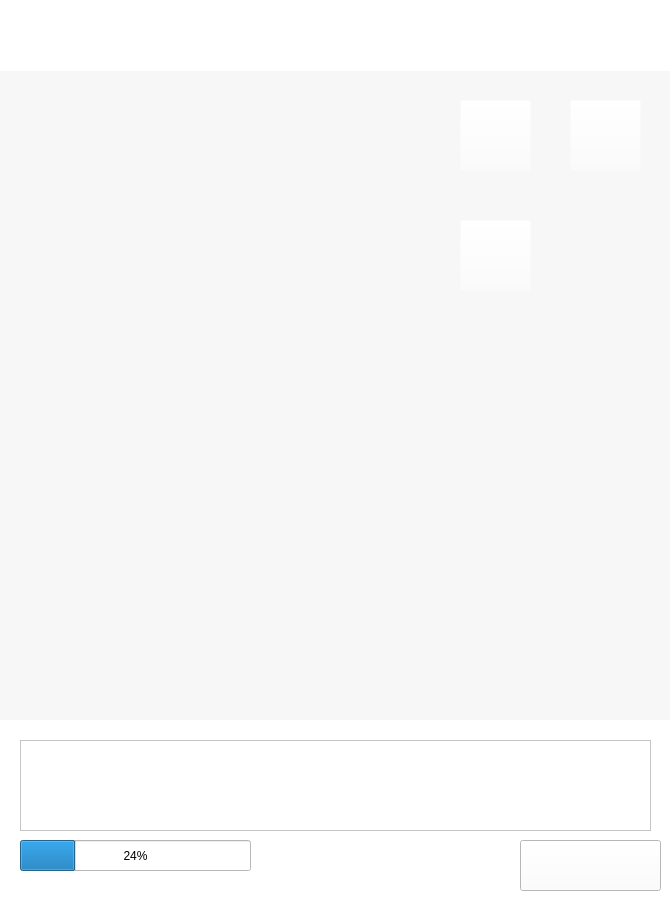
<?xml version="1.0" encoding="UTF-8"?>
<ui version="4.0">
 <class>MainWindow</class>
 <widget class="QMainWindow" name="MainWindow">
  <property name="geometry">
   <rect>
    <x>0</x>
    <y>0</y>
    <width>670</width>
    <height>920</height>
   </rect>
  </property>
  <property name="windowTitle">
   <string>MainWindow</string>
  </property>
  <property name="styleSheet">
   <string notr="true">background-color: rgb(255, 255, 255);</string>
  </property>
  <widget class="QWidget" name="centralWidget">
   <widget class="QTextEdit" name="texte">
    <property name="enabled">
     <bool>true</bool>
    </property>
    <property name="geometry">
     <rect>
      <x>0</x>
      <y>0</y>
      <width>0</width>
      <height>0</height>
     </rect>
    </property>
    <property name="sizePolicy">
     <sizepolicy hsizetype="Ignored" vsizetype="Ignored">
      <horstretch>0</horstretch>
      <verstretch>0</verstretch>
     </sizepolicy>
    </property>
    <property name="maximumSize">
     <size>
      <width>0</width>
      <height>0</height>
     </size>
    </property>
   </widget>
   <widget class="QListWidget" name="listWidget">
    <property name="geometry">
     <rect>
      <x>-20</x>
      <y>70</y>
      <width>711</width>
      <height>651</height>
     </rect>
    </property>
    <property name="sizePolicy">
     <sizepolicy hsizetype="Expanding" vsizetype="Preferred">
      <horstretch>0</horstretch>
      <verstretch>0</verstretch>
     </sizepolicy>
    </property>
    <property name="styleSheet">
     <string notr="true">QListWidget{background-color: rgb(247, 247, 247); color:rgb(51,51,51); border: 1px solid  rgb(247, 247, 247);outline:0px;}
QListWidget::Item{background-color: rgb(247, 247, 247);}
QListWidget::Item:hover{background-color: rgb(247, 247, 247); }
QListWidget::item:selected{
	background-color: rgb(247, 247, 247);
	color:black; 
    border: 1px solid  rgb(247, 247, 247);
}
QListWidget::item:selected:!active{border: 1px solid  rgb(247, 247, 247); background-color: rgb(247, 247, 247); color:rgb(51,51,51); } </string>
    </property>
    <property name="verticalScrollBarPolicy">
     <enum>Qt::ScrollBarAsNeeded</enum>
    </property>
    <property name="horizontalScrollBarPolicy">
     <enum>Qt::ScrollBarAlwaysOff</enum>
    </property>
   </widget>
   <widget class="QWidget" name="widget" native="true">
    <property name="geometry">
     <rect>
      <x>-20</x>
      <y>720</y>
      <width>701</width>
      <height>201</height>
     </rect>
    </property>
    <property name="minimumSize">
     <size>
      <width>0</width>
      <height>100</height>
     </size>
    </property>
    <property name="maximumSize">
     <size>
      <width>16777215</width>
      <height>300</height>
     </size>
    </property>
    <widget class="QTextEdit" name="textEdit">
     <property name="geometry">
      <rect>
       <x>40</x>
       <y>20</y>
       <width>631</width>
       <height>91</height>
      </rect>
     </property>
     <property name="sizePolicy">
      <sizepolicy hsizetype="Fixed" vsizetype="Fixed">
       <horstretch>0</horstretch>
       <verstretch>0</verstretch>
      </sizepolicy>
     </property>
    </widget>
    <widget class="QPushButton" name="pushButton">
     <property name="geometry">
      <rect>
       <x>540</x>
       <y>120</y>
       <width>141</width>
       <height>51</height>
      </rect>
     </property>
     <property name="styleSheet">
      <string notr="true">border-image: url(:/img/333.png);</string>
     </property>
     <property name="text">
      <string/>
     </property>
    </widget>
    <widget class="QProgressBar" name="progressBar">
     <property name="geometry">
      <rect>
       <x>40</x>
       <y>120</y>
       <width>231</width>
       <height>31</height>
      </rect>
     </property>
     <property name="value">
      <number>24</number>
     </property>
    </widget>
    <zorder>pushButton</zorder>
    <zorder>textEdit</zorder>
    <zorder>progressBar</zorder>
   </widget>
   <widget class="QWidget" name="widget_2" native="true">
    <property name="geometry">
     <rect>
      <x>430</x>
      <y>80</y>
      <width>241</width>
      <height>241</height>
     </rect>
    </property>
    <property name="styleSheet">
     <string notr="true">border-image: url(:/img/555.png);
background-color: rgba(255, 255, 255, 0);</string>
    </property>
    <widget class="QPushButton" name="pushButton_4">
     <property name="geometry">
      <rect>
       <x>30</x>
       <y>20</y>
       <width>71</width>
       <height>71</height>
      </rect>
     </property>
     <property name="styleSheet">
      <string notr="true">border-image: url(:/img/857.png);</string>
     </property>
     <property name="text">
      <string/>
     </property>
    </widget>
    <widget class="QPushButton" name="pushButton_3">
     <property name="geometry">
      <rect>
       <x>140</x>
       <y>20</y>
       <width>71</width>
       <height>71</height>
      </rect>
     </property>
     <property name="styleSheet">
      <string notr="true">border-image: url(:/img/11144.png);</string>
     </property>
     <property name="text">
      <string/>
     </property>
    </widget>
    <widget class="QPushButton" name="pushButton_2">
     <property name="geometry">
      <rect>
       <x>30</x>
       <y>140</y>
       <width>71</width>
       <height>71</height>
      </rect>
     </property>
     <property name="styleSheet">
      <string notr="true">border-image: url(:/img/12222.png);</string>
     </property>
     <property name="text">
      <string/>
     </property>
    </widget>
   </widget>
   <widget class="QLabel" name="sbel">
    <property name="geometry">
     <rect>
      <x>-2</x>
      <y>-10</y>
      <width>681</width>
      <height>81</height>
     </rect>
    </property>
    <property name="styleSheet">
     <string notr="true">border-image: url(:/img/SideList.png);</string>
    </property>
    <property name="text">
     <string/>
    </property>
   </widget>
   <widget class="QPushButton" name="pushButton_7">
    <property name="geometry">
     <rect>
      <x>600</x>
      <y>20</y>
      <width>41</width>
      <height>32</height>
     </rect>
    </property>
    <property name="styleSheet">
     <string notr="true">
background-color: rgba(255, 255, 255, 0);</string>
    </property>
    <property name="text">
     <string/>
    </property>
    <property name="checkable">
     <bool>true</bool>
    </property>
    <property name="flat">
     <bool>true</bool>
    </property>
   </widget>
   <widget class="QPushButton" name="dou">
    <property name="geometry">
     <rect>
      <x>600</x>
      <y>530</y>
      <width>41</width>
      <height>31</height>
     </rect>
    </property>
    <property name="styleSheet">
     <string notr="true">border-image: url(:/img/dou.png);</string>
    </property>
    <property name="text">
     <string/>
    </property>
    <property name="flat">
     <bool>false</bool>
    </property>
   </widget>
   <widget class="QLabel" name="label">
    <property name="geometry">
     <rect>
      <x>190</x>
      <y>10</y>
      <width>281</width>
      <height>51</height>
     </rect>
    </property>
    <property name="font">
     <font>
      <pointsize>25</pointsize>
      <weight>75</weight>
      <bold>true</bold>
     </font>
    </property>
    <property name="styleSheet">
     <string notr="true">background-color: rgba(255, 255, 255, 0);
color: rgb(255, 255, 255);</string>
    </property>
    <property name="text">
     <string>122</string>
    </property>
    <property name="alignment">
     <set>Qt::AlignCenter</set>
    </property>
   </widget>
   <zorder>dou</zorder>
   <zorder>listWidget</zorder>
   <zorder>texte</zorder>
   <zorder>widget</zorder>
   <zorder>widget_2</zorder>
   <zorder>sbel</zorder>
   <zorder>pushButton_7</zorder>
   <zorder>label</zorder>
  </widget>
 </widget>
 <layoutdefault spacing="6" margin="11"/>
 <resources/>
 <connections/>
</ui>
